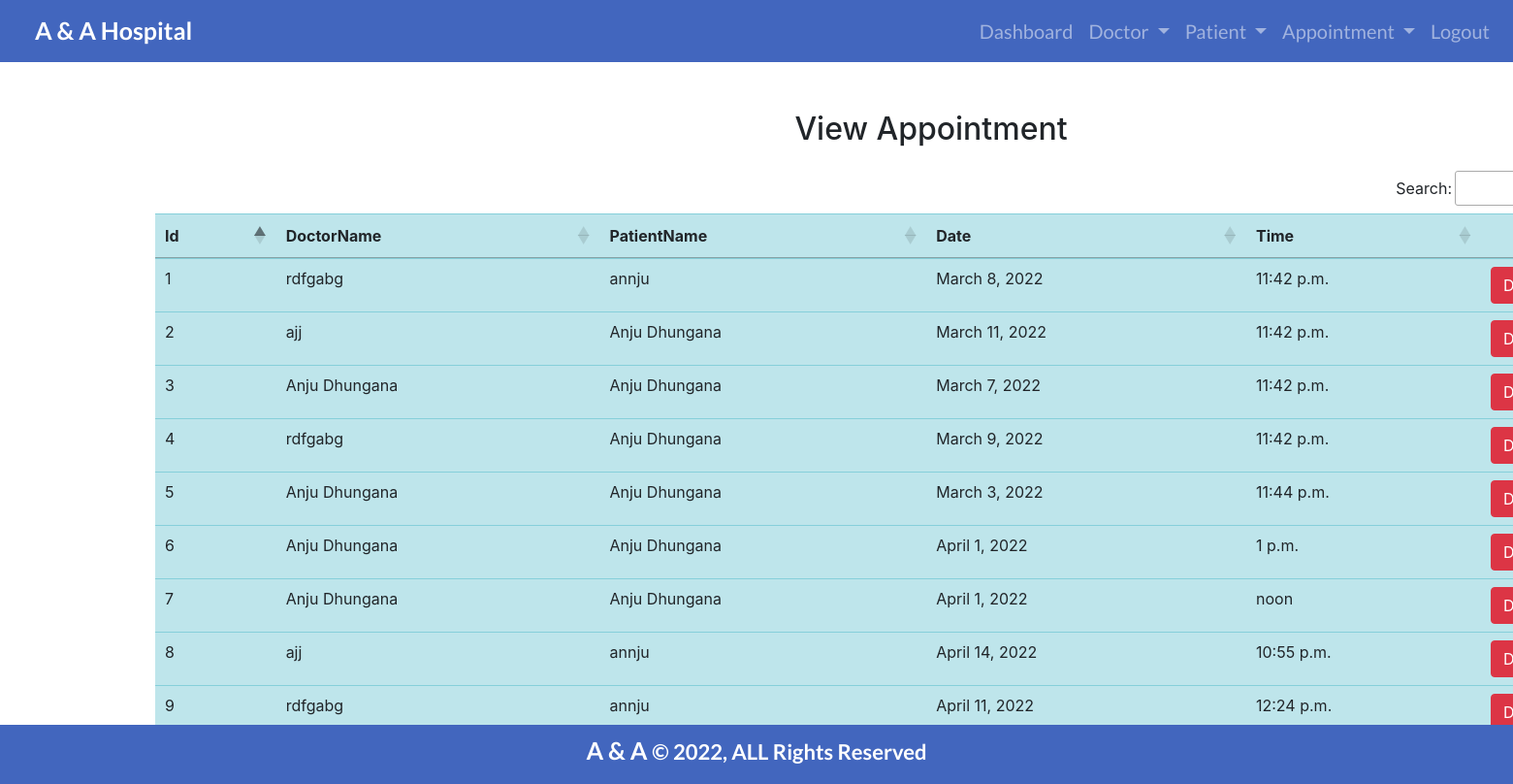
The app's page /view_appointment/ (signed in), older data.
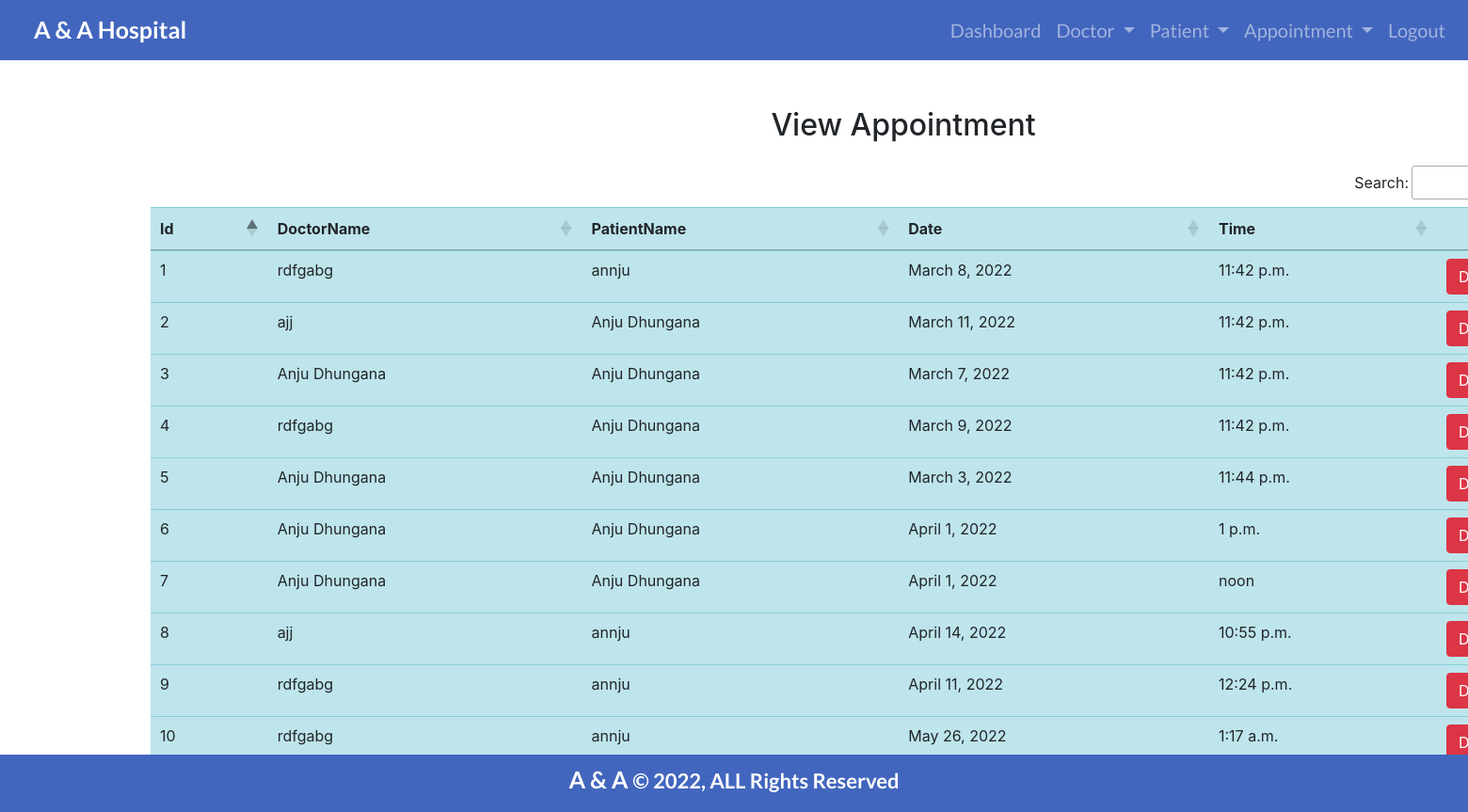
The same page, newer data.
### hospital/models.py (models this page shows, shortened)
class Appointment(models.Model):
    doctor = models.ForeignKey(Doctor, on_delete=models.CASCADE)
    patient = models.ForeignKey(Patient, on_delete=models.CASCADE)
    date = models.DateField()
    time = models.TimeField()

class Patient(models.Model):
    name = models.CharField(max_length=50)
    mobile = models.IntegerField(null=True)
    address = models.TextField()
    def __str__(self):
        return self.name

### hospital/views.py (the view)
# urls.py: path('view_appointment/',View_Appointment,name='view_appointment'),
def View_Appointment(request):
    if not request.user.is_staff:
        return redirect('login')
    apt = Appointment.objects.all()
    d = {'apt' : apt}
    return render(request, 'view_appointment.html', d)

### hospital/models.py (called while the page is built)
    def __str__(self):
        return self.name

### hospital/templates/view_appointment.html
{% include 'base.html' %}
{% include 'navigation.html' %}
{%block content%}
<div  style="width: 100rem; margin-left: 10rem; margin-top: 50px">
    <h2 class="text-center py-0 mb-4">View Appointment</h2>
    <table id="example" class="table table-info">
        <thead>
            <tr>
                <th>Id</th>
                <th>DoctorName</th>
                <th>PatientName</th>
                <th>Date</th>
               <th>Time</th>
               <th></th>
            </tr>
        </thead>
        <tbody>
            {% for i in apt %}
            <tr>
               <td> {{i.id}}</td>
               <td> {{i.doctor}}</td>
               <td> {{i.patient}}</td>
               <td> {{i.date}}</td>
               <td> {{i.time}}</td>
               <td><a href="{% url 'delete_appointment' i.id %}"
                onclick="return confirm('Are you sure you want to delete?')"class="btn btn-danger">Delete</a></td>
            </tr>
            {% endfor %}
        </tbody>
    </table>
</div>
{%endblock%}
{% include 'footer.html' %}

Row changes from the older to the newer data that the page shows:
added Appointment: id "10", doctor "rdfgabg", patient "annju", date "May 26, 2022", time "1:17 a.m."
